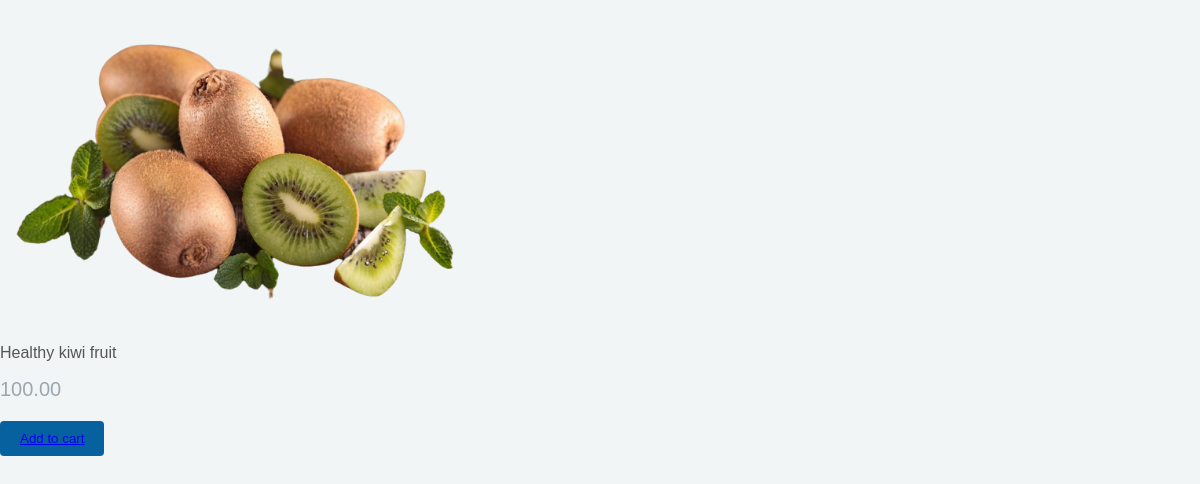
Page /inventory/products/1/ on the committed database.
### inventory/models.py (models this page shows)
class Product(models.Model):
    Vendor = models.ForeignKey(Vendor,null=True,on_delete=models.CASCADE)
    name=models.CharField(max_length=32)
    price=models.DecimalField(max_digits=8,decimal_places=2)
    description=models.TextField()
    image=models.ImageField(upload_to='images/')
    date_created=models.DateTimeField(auto_now_add=True)
    date_updated=models.DateTimeField(auto_now=True)
    stock=models.PositiveIntegerField()

### inventory/views.py (the view)
# urls.py: path("products/<int:id>/",product_detail, name="product_detail_view"),
def product_detail(request,id):
    product = Product.objects.get(id=id)
    return render(request,"inventory/product_details.html", {"product":product})

### templates/inventory/product_details.html (shortened to what this page needs)
<!DOCTYPE html>
<html lang="en">
<head>
</head>
<body>
    <div>
        <img src="{{ product.image.url }}" alt="{{ product.title}}" class="images">
        <p class="product-description"> {{ product.description}}</p>
        <span class="product-price"> {{ product.price}}</span>
        <button class="add-to-cart-btn"> <a href="{%  url  'cart_list' %}" class="edit"> Add to cart</a></button>
    </div>
</body>
</html>

### templates/inventory/product_details.html (style rules this page uses)
body { background-color:#f1f5f6 ; font-family: Arial, sans-serif; margin: 0; padding: 0; }
.product-description { font-size: 16px; color: #555; margin-top: 10px; }
.product-price { font-size: 20px; color: #9ba7b0; display: block; margin-top: 10px; }
.add-to-cart-btn { background-color: #06619e; color: #fff; border: none; padding: 10px 20px; border-radius: 4px; cursor: pointer; margin-top: 20px; }
.images { width: 40%; }

### rows in the picture
Product: image (picture), description "Healthy kiwi fruit", price "100.00"
